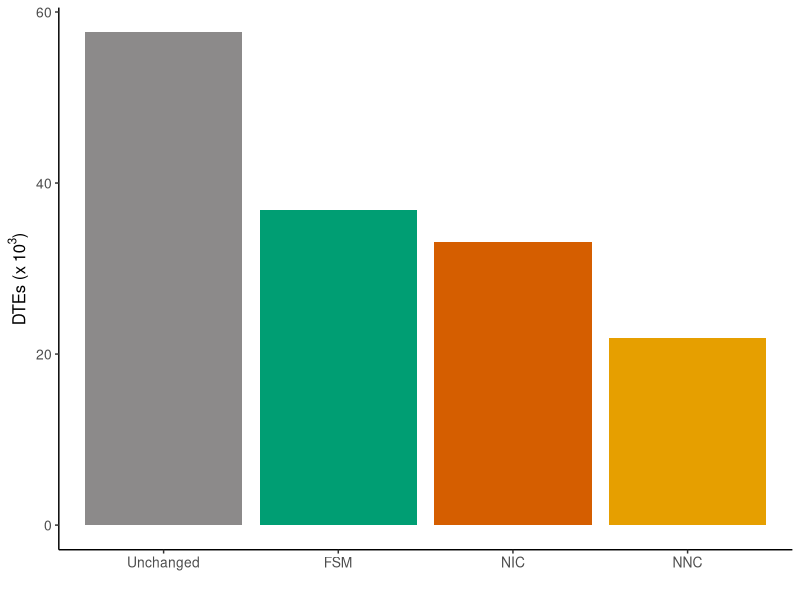
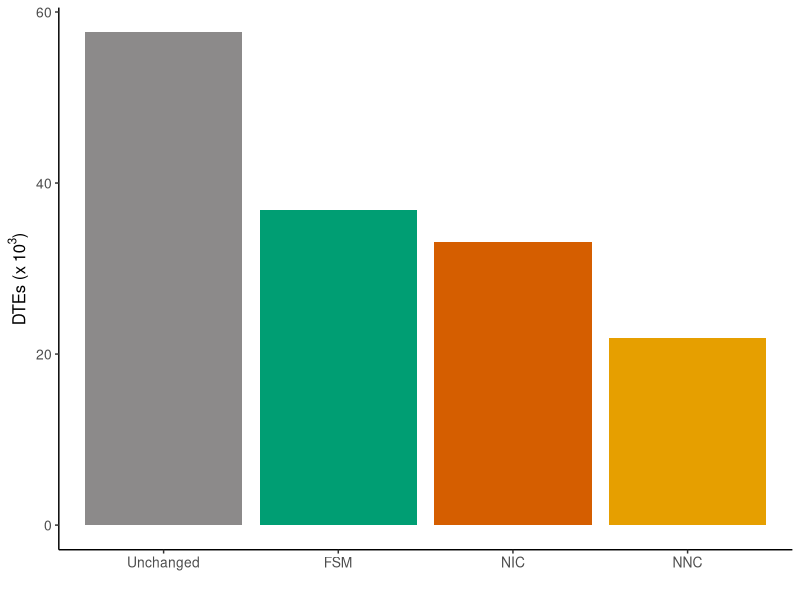

Generate these figures, in order, with R:
library(ggplot2)
library(dplyr)

my_theme <- theme_classic() +
    theme(
        axis.title.x = element_text(size = 12),
        axis.title.y = element_text(size = 12),
        axis.text.x = element_text(size = 10),
        axis.text.y = element_text(size = 10),
        legend.position = "none"
    )

theme_set(my_theme)

colorVector <- c(
    "Unchanged" = "#25222286",
    "FSM" = "#009E73",
    "ISM" = "#0072B2",
    "NIC" = "#D55E00",
    "NNC" = "#E69F00"
)

df <- tibble(
    structural_category = c("Unchanged", "FSM", "NIC", "NNC"),
    n_DTE = c(57631, 36864, 33048, 21826)
) %>% 
    mutate(structural_category = factor(structural_category, levels = c("Unchanged", "FSM", "NIC", "NNC")))

df %>% 
    ggplot(aes(structural_category, n_DTE, fill = structural_category)) +
    geom_bar(stat = "identity") +
    scale_fill_manual("Structural Category", values = colorVector) +
    scale_y_continuous(labels = function(x) x / 1000) +
    labs(
        x = "",
        y = expression("DTEs (x" ~ 10^3 * ")")
        )

ggsave("figures/figure_1/DTE_structural_category.pdf", width = 4, height = 3)